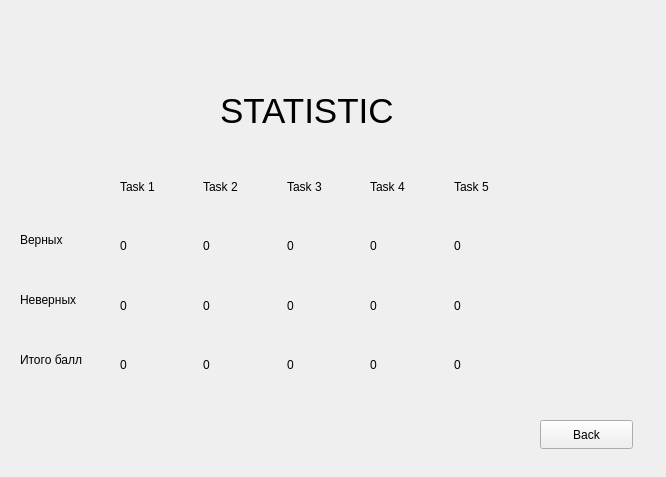
<?xml version="1.0" encoding="UTF-8"?>
<ui version="4.0">
 <class>Stat</class>
 <widget class="QWidget" name="Stat">
  <property name="geometry">
   <rect>
    <x>0</x>
    <y>0</y>
    <width>666</width>
    <height>477</height>
   </rect>
  </property>
  <property name="windowTitle">
   <string>Form</string>
  </property>
  <widget class="QPushButton" name="Back">
   <property name="geometry">
    <rect>
     <x>540</x>
     <y>420</y>
     <width>93</width>
     <height>29</height>
    </rect>
   </property>
   <property name="text">
    <string>Back</string>
   </property>
  </widget>
  <widget class="QLabel" name="label">
   <property name="geometry">
    <rect>
     <x>220</x>
     <y>70</y>
     <width>201</width>
     <height>81</height>
    </rect>
   </property>
   <property name="font">
    <font>
     <pointsize>26</pointsize>
    </font>
   </property>
   <property name="text">
    <string>STATISTIC</string>
   </property>
  </widget>
  <widget class="QWidget" name="horizontalLayoutWidget_3">
   <property name="geometry">
    <rect>
     <x>120</x>
     <y>160</y>
     <width>411</width>
     <height>231</height>
    </rect>
   </property>
   <layout class="QHBoxLayout" name="myform">
    <item>
     <layout class="QVBoxLayout" name="verticalLayout_5">
      <item>
       <widget class="QLabel" name="title_1">
        <property name="text">
         <string>Task 1</string>
        </property>
       </widget>
      </item>
      <item>
       <widget class="QLabel" name="result_1_cor">
        <property name="text">
         <string>0</string>
        </property>
       </widget>
      </item>
      <item>
       <widget class="QLabel" name="result_1_incor">
        <property name="text">
         <string>0</string>
        </property>
       </widget>
      </item>
      <item>
       <widget class="QLabel" name="result_1">
        <property name="text">
         <string>0</string>
        </property>
       </widget>
      </item>
     </layout>
    </item>
    <item>
     <layout class="QVBoxLayout" name="verticalLayout_4">
      <item>
       <widget class="QLabel" name="title_2">
        <property name="text">
         <string>Task 2</string>
        </property>
       </widget>
      </item>
      <item>
       <widget class="QLabel" name="result_2_cor">
        <property name="text">
         <string>0</string>
        </property>
       </widget>
      </item>
      <item>
       <widget class="QLabel" name="result_2_incor">
        <property name="text">
         <string>0</string>
        </property>
       </widget>
      </item>
      <item>
       <widget class="QLabel" name="result_2">
        <property name="text">
         <string>0</string>
        </property>
       </widget>
      </item>
     </layout>
    </item>
    <item>
     <layout class="QVBoxLayout" name="verticalLayout_6">
      <item>
       <widget class="QLabel" name="title_3">
        <property name="text">
         <string>Task 3</string>
        </property>
       </widget>
      </item>
      <item>
       <widget class="QLabel" name="result_3_cor">
        <property name="text">
         <string>0</string>
        </property>
       </widget>
      </item>
      <item>
       <widget class="QLabel" name="result_3_incor">
        <property name="text">
         <string>0</string>
        </property>
       </widget>
      </item>
      <item>
       <widget class="QLabel" name="result_3">
        <property name="text">
         <string>0</string>
        </property>
       </widget>
      </item>
     </layout>
    </item>
    <item>
     <layout class="QVBoxLayout" name="verticalLayout_7">
      <item>
       <widget class="QLabel" name="title_4">
        <property name="text">
         <string>Task 4</string>
        </property>
       </widget>
      </item>
      <item>
       <widget class="QLabel" name="result_4_cor">
        <property name="text">
         <string>0</string>
        </property>
       </widget>
      </item>
      <item>
       <widget class="QLabel" name="result_4_incor">
        <property name="text">
         <string>0</string>
        </property>
       </widget>
      </item>
      <item>
       <widget class="QLabel" name="result_4">
        <property name="text">
         <string>0</string>
        </property>
       </widget>
      </item>
     </layout>
    </item>
    <item>
     <layout class="QVBoxLayout" name="verticalLayout_8">
      <item>
       <widget class="QLabel" name="title_5">
        <property name="text">
         <string>Task 5</string>
        </property>
       </widget>
      </item>
      <item>
       <widget class="QLabel" name="result_5_cor">
        <property name="text">
         <string>0</string>
        </property>
       </widget>
      </item>
      <item>
       <widget class="QLabel" name="result_5_incor">
        <property name="text">
         <string>0</string>
        </property>
       </widget>
      </item>
      <item>
       <widget class="QLabel" name="result_5">
        <property name="text">
         <string>0</string>
        </property>
       </widget>
      </item>
     </layout>
    </item>
   </layout>
  </widget>
  <widget class="QLabel" name="label_2">
   <property name="geometry">
    <rect>
     <x>20</x>
     <y>230</y>
     <width>63</width>
     <height>20</height>
    </rect>
   </property>
   <property name="text">
    <string>Верных</string>
   </property>
  </widget>
  <widget class="QLabel" name="label_3">
   <property name="geometry">
    <rect>
     <x>20</x>
     <y>290</y>
     <width>81</width>
     <height>20</height>
    </rect>
   </property>
   <property name="text">
    <string>Неверных</string>
   </property>
  </widget>
  <widget class="QLabel" name="label_4">
   <property name="geometry">
    <rect>
     <x>20</x>
     <y>350</y>
     <width>91</width>
     <height>20</height>
    </rect>
   </property>
   <property name="text">
    <string>Итого балл</string>
   </property>
  </widget>
 </widget>
 <resources/>
 <connections/>
</ui>
